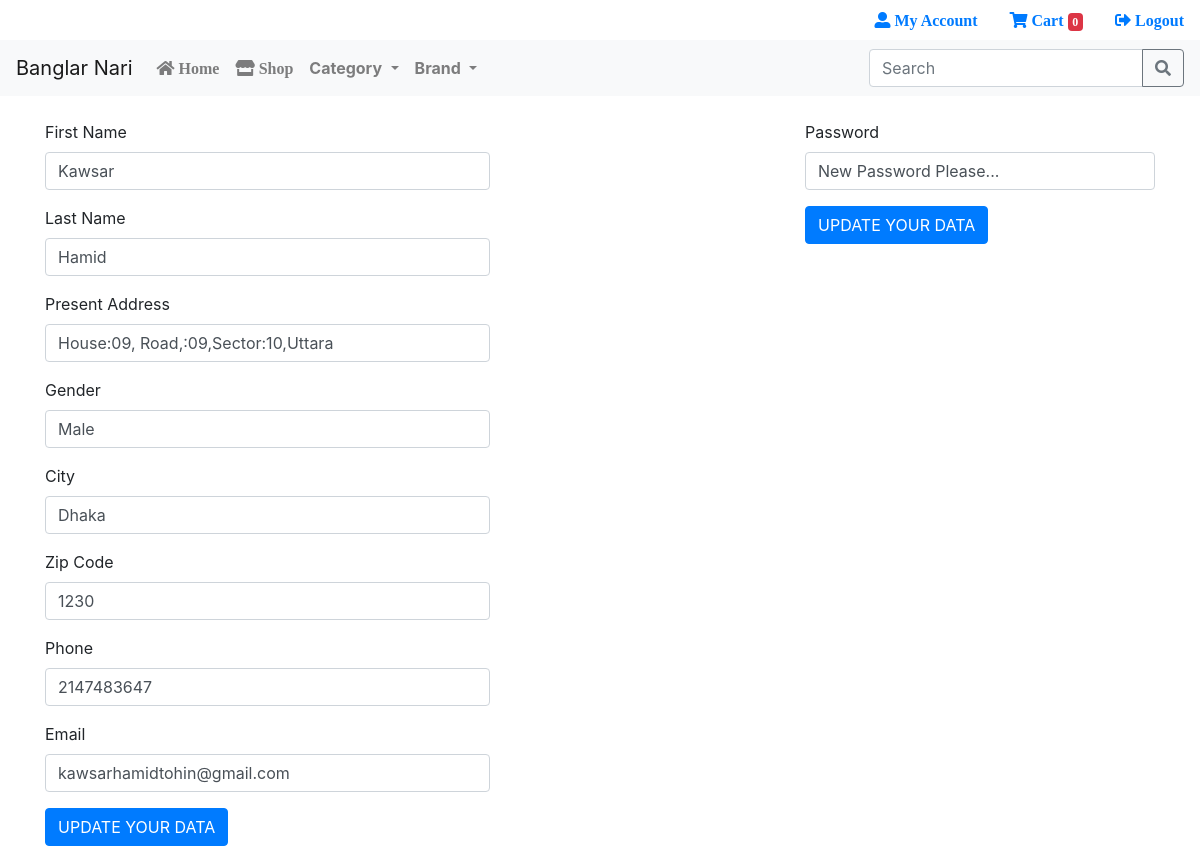
The app's page /profile.php (signed in) with its own data.
### tables this page shows
CREATE TABLE `user` (
  `USERID` int(11) NOT NULL,
  `FIRSTNAME` varchar(255) NOT NULL,
  `LASTNAME` varchar(255) NOT NULL,
  `GENDER` varchar(255) NOT NULL,
  `PRESENTADDRESS` varchar(255) NOT NULL,
  `CITY` varchar(255) NOT NULL,
  `ZIPCODE` int(11) DEFAULT NULL,
  `PHONE` int(11) NOT NULL,
  `EMAIL` varchar(255) NOT NULL,
  `PASSWORD` varchar(255) NOT NULL,
  `TYPE` varchar(255) NOT NULL
);

### profile.php (the view, shortened to what this page needs)
<!doctype html>
<html lang="en">
	<?php include 'header.php';?>
  <body>
    <?php include 'UserNavber.php';?>
	<?php
        $sql = "select * from user where userid=$id";
        $r = mysqli_query($link, $sql);
        $result = mysqli_fetch_array($r);
        ?>
		<br>
		<div class="container">
			<div class="row">
				<div class="col-5">
					<form method="POST">
						<div class="form-group">
							<label for="exampleInputEmail1">First Name</label>
							<input type="text" class="form-control" id="exampleInputEmail1" value="<?php echo $result['FIRSTNAME'];?>">
						</div>
						<div class="form-group">
							<label for="exampleInputEmail1">Last Name</label>
							<input type="text" class="form-control" id="exampleInputEmail1" aria-describedby="emailHelp" value="<?php echo $result['LASTNAME'];?>">
						</div>
						<div class="form-group">
							<label for="exampleInputEmail1">Present Address</label>
							<input type="text" class="form-control" id="exampleInputEmail1" aria-describedby="emailHelp" value="<?php echo $result['PRESENTADDRESS'];?>">
						</div>
						<div class="form-group">
							<label for="exampleInputEmail1">Gender</label>
							<input type="text" class="form-control" id="exampleInputEmail1" aria-describedby="emailHelp" value="<?php echo $result['GENDER'];?>">
						</div>
						<div class="form-group">
							<label for="exampleInputEmail1">City</label>
							<input type="text" class="form-control" id="exampleInputEmail1" aria-describedby="emailHelp" value="<?php echo $result['CITY'];?>">
						</div>
						<div class="form-group">
							<label for="exampleInputEmail1">Zip Code</label>
							<input type="text" class="form-control" id="exampleInputEmail1" aria-describedby="emailHelp" value="<?php echo $result['ZIPCODE'];?>">
						</div>
						<div class="form-group">
							<label for="exampleInputEmail1">Phone</label>
							<input type="text" class="form-control" id="exampleInputEmail1" aria-describedby="emailHelp" value="<?php echo $result['PHONE'];?>">
						</div>
						<div class="form-group">
							<label for="exampleInputEmail1">Email</label>
							<input type="email" class="form-control" id="exampleInputEmail1" aria-describedby="emailHelp" value="<?php echo $result['EMAIL'];?>">
						</div>
						<button type="submit" name="update" class="btn btn-primary">UPDATE YOUR DATA</button>
					</form>
				</div>
				<div class="col-3">
				</div>
				<div class="col-4">
					<form method="POST">
						<div class="form-group">
							<label for="exampleInputEmail1">Password</label>
							<input type="email" class="form-control" id="exampleInputEmail1" aria-describedby="emailHelp" value="New Password Please...">
						</div>
						<button type="submit" name="password" class="btn btn-primary">UPDATE YOUR DATA</button>
					</form>
				</div>
			</div>
		</div>
  </body>
</html>

### records on screen
user: FIRSTNAME "Kawsar", LASTNAME "Hamid", PRESENTADDRESS "House:09, Road,:09,Sector:10,Uttara", GENDER "Male", CITY "Dhaka", ZIPCODE "1230", PHONE "2147483647", EMAIL "kawsarhamidtohin@gmail.com"
